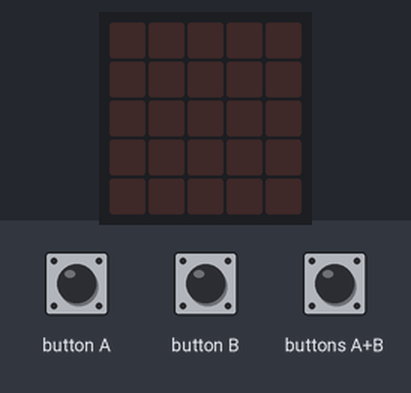
Bench run of a program on a simulated BBC micro:bit (MakeCode). Shown: the board's 5×5 LED display. The inputs (shaded band) are chosen by the test bench.

Above: at 1.2 s.
1.3 s: buttons A+B pressed for 0.15 s
At 1.7 s:
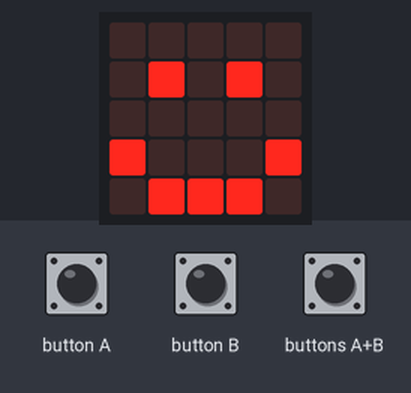
At 2.6 s:
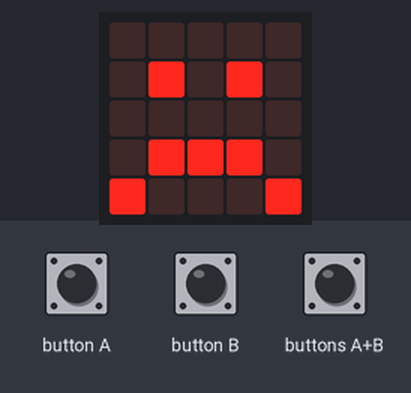
Timing chart, 0 to 4.3 s (numbered marks = the images above; inputs shaded):
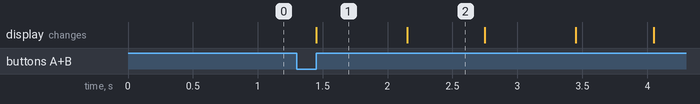

Measured:
- after the input at 1.3 s, the display: changes after 0.15 s (image 1)
- what the display in image 1 shows lasts 0.7 s, from 1.5 s to 2.2 s
- what the display in image 2 shows lasts 0.6 s, from 2.2 s to 2.8 s

The program:

main.ts
```typescript
input.onButtonPressed(Button.A, function () {
    basic.showIcon(IconNames.Happy)
})
input.onButtonPressed(Button.AB, function () {
    while (true) {
        basic.showIcon(IconNames.Happy)
        basic.pause(100)
        basic.showIcon(IconNames.Sad)
    }
})
input.onButtonPressed(Button.B, function () {
    basic.showIcon(IconNames.Sad)
})
```

test.ts
```typescript
// テストはここに来ます。このパッケージが拡張機能として使用されるときにはコンパイルされません。
```
